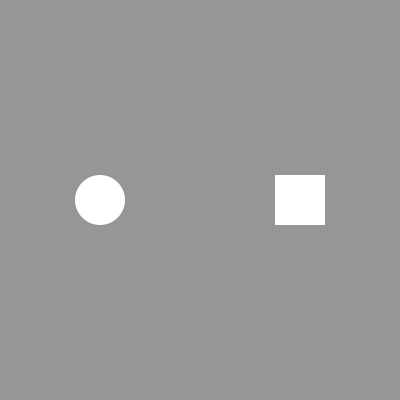
Frame 1 (no input)
Frame 60 (the mouse pressed at the canvas centre just before this capture): identical to frame 1, image omitted
Frame 120 (the mouse held since frame 60 and released just before this capture): identical to frame 1, image omitted

The Processing sketch that drew this single still picture (run headless with seeded random() and noise(); from frame 60 on, the mouse is pressed at the canvas centre):

// Processing sketch: processing_68969
// ── processing_68969.pde

boolean rondClic = false;
boolean rectClic = false;

int rectX = 300;
int rectY = 200;
int rectSize = 50;

int i = 0;
int v = 0;
float vitesseRond = 0;

float rondX = 100;
float rondY = 200;

float rayonsX = 50;
float rayonsY = 100;
int nombreDeRayons = 20;
int longueurDesRayons = 60;



void setup() {
  size(400, 400);
  smooth();
  stroke(0);
}


void draw() {

  background(150);  
  rectMode(CENTER);  




  //BOUTON ROND//////////////////////


  strokeWeight(5);
    stroke(#FFF700);
    float tranche = TWO_PI / nombreDeRayons;
    float rads = 0;
    float ratio = 0.55;

//Desinner les traits tant qu'il n'en a pas tout autour de la sphere

  if (rondClic == true ) {
    fill(45, 120, 32);
  
    rads = 0;

    while ( rads < vitesseRond && rads < TWO_PI ) {
      float x1 = rondX + cos(rads) * longueurDesRayons * ratio;
      float y1 = rondY + sin(rads) * longueurDesRayons * ratio;
      float x2 = rondX + cos(rads) * longueurDesRayons;
      float y2 = rondY + sin(rads) * longueurDesRayons;
      line(x1, y1, x2, y2 );
      rads = rads + tranche;
    }
    
    if(rads < TWO_PI){
      vitesseRond += 0.3;
    }
    
  }
  
//Effacer les traits déjà apparus  
  else {
    fill(255);
    
    if( vitesseRond > 0 ){
    
      vitesseRond -= 0.3;
      
    }
    
    
    rads = 0;
    
    while ( rads < vitesseRond && rads < TWO_PI ) {
      float x1 = rondX + cos(rads) * longueurDesRayons * ratio;
      float y1 = rondY + sin(rads) * longueurDesRayons * ratio;
      float x2 = rondX + cos(rads) * longueurDesRayons;
      float y2 = rondY + sin(rads) * longueurDesRayons;
      line(x1, y1, x2, y2 );
      rads = rads + tranche;
    }
    
    
    
    
  } 







  noStroke();
  ellipse(rondX, rondY, rectSize, rectSize);
  //BOUTON RECTANGLE //////////////////

  stroke(1);
  if (rectClic == true)
  {
    fill(45, 120, 32);

    i = 0;// renitialiser le I pour que les line ce dessine en haut de la scene
    while ( i < v ) { 
      line(0, i, width, i);
      i += 10;
    } 

    if (v<width) {
      v+=3;
    }
  }
  else {

    if (v >0 )
    {
      v-=3;
    }


    i = 0; // renitialiser le I pour que les line ce dessine en haut de la scene
    while ( i < v ) { 

      line(0, i, width, i);
      i += 10;
    } 




    fill(255);
  }
  noStroke();
  rect( rectX, rectY, rectSize, rectSize);
}

void mousePressed() {


  float distance = dist( mouseX, mouseY, 100, 200 );


  if ( distance < 25) {
    if ( rondClic == false )
    {
      rondClic = true;
    }
    else {
      rondClic = false;
    }
  }

  if  ( mouseX>rectX-rectSize && mouseX<rectX+rectSize && mouseY>rectY-rectSize && mouseY<rectY+rectSize )
  {
    rectClic = true;
  }
}


void mouseReleased() {


  rectClic = false;
}
